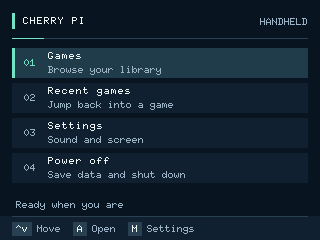
#> input picture experiments/theme-20261017/previews/home.png, 320 x 240 px; its folder holds 4 pictures in this run
$ python make-previews.py
#> lines starting #> are read from the running program, lines starting #| are printed output that depends on the picture
"""Convert actual host-rendered menu frames into shareable PNGs. PC: Pillow required."""
from pathlib import Path
from PIL import Image
b=Path(__file__).resolve().parent
source=b/'build/previews';output=b/'previews';output.mkdir(exist_ok=True)
for f in source.glob('*.ppm'):
 with Image.open(f) as image:image.save(output/(f.stem+'.png'))
names=['home','games-page','settings','poweroff']
canvas=Image.new('RGB',(1280,960))
#> canvas: PIL image 1280x960 RGB; every value is 0
for i,name in enumerate(names):
 with Image.open(output/(name+'.png')) as image:
#> image is the input picture: PIL image 320x240 RGB; mean R, G, B 19.4, 35.5, 49.8
  canvas.paste(image.resize((640,480),Image.Resampling.NEAREST),((i%2)*640,(i//2)*480))
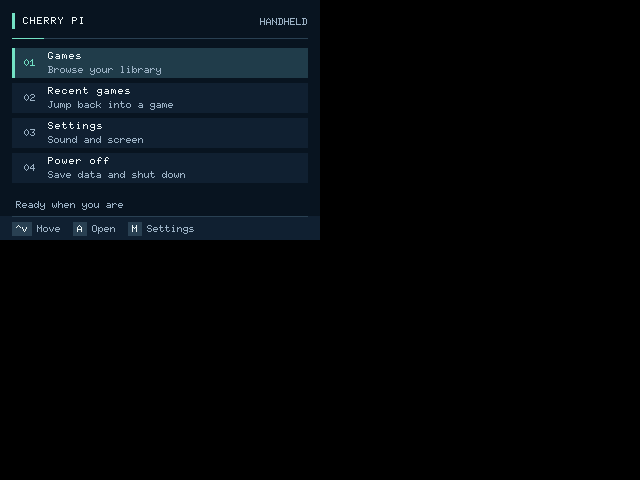
#> canvas: PIL image 1280x960 RGB (shown at 1/2 size); mean R, G, B 4.9, 8.9, 12.4
#> pass 2 of the loop `for i,name in enumerate(names):`:
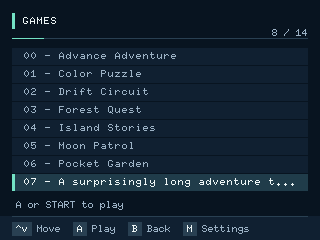
#> input picture experiments/theme-20261017/previews/games-page.png, 320 x 240 px
#> image is the input picture: PIL image 320x240 RGB; mean R, G, B 19.4, 35, 49.9
#> `canvas.paste(image.resize((640,480),Image.Resampling.NEAREST),((i%2)*6..`:
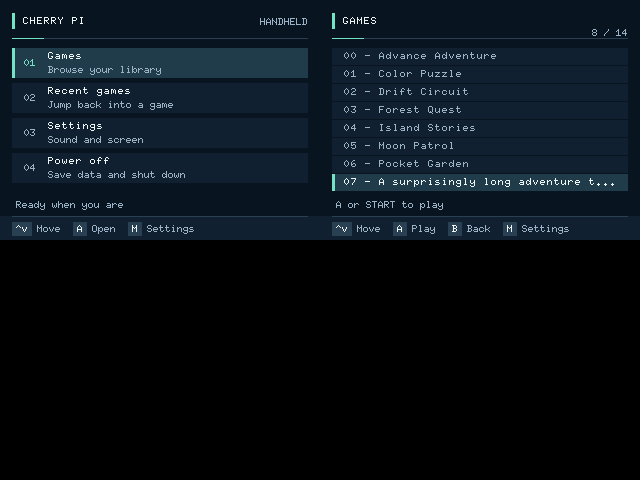
#> canvas: PIL image 1280x960 RGB (shown at 1/2 size); mean R, G, B 9.7, 17.6, 24.9
#> (the run stopped early here; a loop or call above may not have finished)
